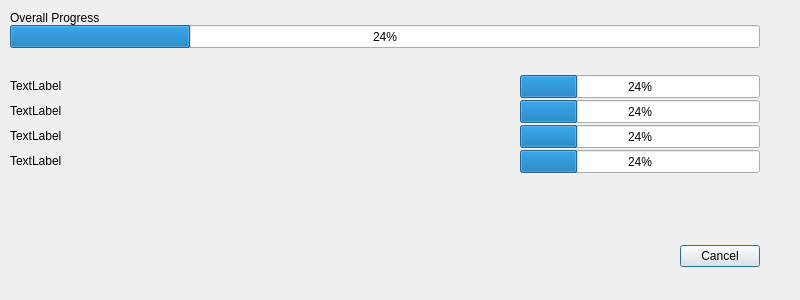
<?xml version="1.0" encoding="UTF-8"?>
<ui version="4.0">
 <class>SyncDialog</class>
 <widget class="QDialog" name="SyncDialog">
  <property name="windowModality">
   <enum>Qt::WindowModality::ApplicationModal</enum>
  </property>
  <property name="geometry">
   <rect>
    <x>0</x>
    <y>0</y>
    <width>800</width>
    <height>300</height>
   </rect>
  </property>
  <property name="sizePolicy">
   <sizepolicy hsizetype="Fixed" vsizetype="Fixed">
    <horstretch>0</horstretch>
    <verstretch>0</verstretch>
   </sizepolicy>
  </property>
  <property name="minimumSize">
   <size>
    <width>800</width>
    <height>300</height>
   </size>
  </property>
  <property name="maximumSize">
   <size>
    <width>800</width>
    <height>300</height>
   </size>
  </property>
  <property name="windowTitle">
   <string>Sync Cache with Server</string>
  </property>
  <property name="modal">
   <bool>false</bool>
  </property>
  <widget class="QDialogButtonBox" name="buttonBox">
   <property name="geometry">
    <rect>
     <x>30</x>
     <y>240</y>
     <width>730</width>
     <height>32</height>
    </rect>
   </property>
   <property name="orientation">
    <enum>Qt::Orientation::Horizontal</enum>
   </property>
   <property name="standardButtons">
    <set>QDialogButtonBox::StandardButton::Cancel</set>
   </property>
   <property name="centerButtons">
    <bool>false</bool>
   </property>
  </widget>
  <widget class="QProgressBar" name="progressBar_overall">
   <property name="geometry">
    <rect>
     <x>10</x>
     <y>25</y>
     <width>750</width>
     <height>23</height>
    </rect>
   </property>
   <property name="value">
    <number>24</number>
   </property>
  </widget>
  <widget class="QProgressBar" name="progressBar_file1">
   <property name="geometry">
    <rect>
     <x>520</x>
     <y>75</y>
     <width>240</width>
     <height>23</height>
    </rect>
   </property>
   <property name="value">
    <number>24</number>
   </property>
  </widget>
  <widget class="QLabel" name="label_overall">
   <property name="geometry">
    <rect>
     <x>10</x>
     <y>10</y>
     <width>750</width>
     <height>16</height>
    </rect>
   </property>
   <property name="text">
    <string>Overall Progress</string>
   </property>
  </widget>
  <widget class="QProgressBar" name="progressBar_file2">
   <property name="geometry">
    <rect>
     <x>520</x>
     <y>100</y>
     <width>240</width>
     <height>23</height>
    </rect>
   </property>
   <property name="value">
    <number>24</number>
   </property>
  </widget>
  <widget class="QProgressBar" name="progressBar_file3">
   <property name="geometry">
    <rect>
     <x>520</x>
     <y>125</y>
     <width>240</width>
     <height>23</height>
    </rect>
   </property>
   <property name="value">
    <number>24</number>
   </property>
  </widget>
  <widget class="QProgressBar" name="progressBar_file4">
   <property name="geometry">
    <rect>
     <x>520</x>
     <y>150</y>
     <width>240</width>
     <height>23</height>
    </rect>
   </property>
   <property name="value">
    <number>24</number>
   </property>
  </widget>
  <widget class="QLabel" name="label_file1">
   <property name="geometry">
    <rect>
     <x>10</x>
     <y>78</y>
     <width>500</width>
     <height>16</height>
    </rect>
   </property>
   <property name="text">
    <string>TextLabel</string>
   </property>
  </widget>
  <widget class="QLabel" name="label_file2">
   <property name="geometry">
    <rect>
     <x>10</x>
     <y>103</y>
     <width>500</width>
     <height>16</height>
    </rect>
   </property>
   <property name="text">
    <string>TextLabel</string>
   </property>
  </widget>
  <widget class="QLabel" name="label_file3">
   <property name="geometry">
    <rect>
     <x>10</x>
     <y>128</y>
     <width>500</width>
     <height>16</height>
    </rect>
   </property>
   <property name="text">
    <string>TextLabel</string>
   </property>
  </widget>
  <widget class="QLabel" name="label_file4">
   <property name="geometry">
    <rect>
     <x>10</x>
     <y>153</y>
     <width>500</width>
     <height>16</height>
    </rect>
   </property>
   <property name="text">
    <string>TextLabel</string>
   </property>
  </widget>
 </widget>
 <resources/>
 <connections>
  <connection>
   <sender>buttonBox</sender>
   <signal>accepted()</signal>
   <receiver>SyncDialog</receiver>
   <slot>accept()</slot>
   <hints>
    <hint type="sourcelabel">
     <x>248</x>
     <y>254</y>
    </hint>
    <hint type="destinationlabel">
     <x>157</x>
     <y>274</y>
    </hint>
   </hints>
  </connection>
  <connection>
   <sender>buttonBox</sender>
   <signal>rejected()</signal>
   <receiver>SyncDialog</receiver>
   <slot>reject()</slot>
   <hints>
    <hint type="sourcelabel">
     <x>316</x>
     <y>260</y>
    </hint>
    <hint type="destinationlabel">
     <x>286</x>
     <y>274</y>
    </hint>
   </hints>
  </connection>
 </connections>
</ui>
